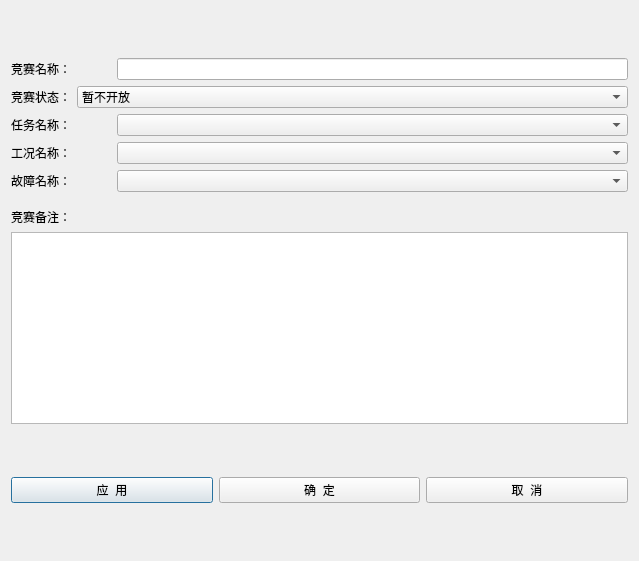
<?xml version="1.0" encoding="UTF-8"?>
<ui version="4.0">
 <class>CContestAddTable</class>
 <widget class="QDialog" name="CContestAddTable">
  <property name="geometry">
   <rect>
    <x>0</x>
    <y>0</y>
    <width>638</width>
    <height>561</height>
   </rect>
  </property>
  <property name="sizePolicy">
   <sizepolicy hsizetype="Preferred" vsizetype="Fixed">
    <horstretch>0</horstretch>
    <verstretch>0</verstretch>
   </sizepolicy>
  </property>
  <property name="windowTitle">
   <string>添加竞赛</string>
  </property>
  <property name="styleSheet">
   <string notr="true">font: 14pt &quot;宋体&quot;;</string>
  </property>
  <layout class="QGridLayout" name="gridLayout">
   <item row="0" column="0" colspan="2">
    <spacer name="verticalSpacer">
     <property name="orientation">
      <enum>Qt::Vertical</enum>
     </property>
     <property name="sizeHint" stdset="0">
      <size>
       <width>617</width>
       <height>25</height>
      </size>
     </property>
    </spacer>
   </item>
   <item row="1" column="0" colspan="2">
    <layout class="QVBoxLayout" name="verticalLayout">
     <item>
      <layout class="QHBoxLayout" name="horizontalLayout">
       <item>
        <widget class="QLabel" name="label">
         <property name="minimumSize">
          <size>
           <width>100</width>
           <height>0</height>
          </size>
         </property>
         <property name="maximumSize">
          <size>
           <width>100</width>
           <height>16777215</height>
          </size>
         </property>
         <property name="styleSheet">
          <string notr="true">font: 14pt &quot;宋体&quot;;</string>
         </property>
         <property name="text">
          <string>竞赛名称：</string>
         </property>
        </widget>
       </item>
       <item>
        <widget class="QLineEdit" name="editName">
         <property name="sizePolicy">
          <sizepolicy hsizetype="Preferred" vsizetype="Fixed">
           <horstretch>0</horstretch>
           <verstretch>0</verstretch>
          </sizepolicy>
         </property>
         <property name="minimumSize">
          <size>
           <width>400</width>
           <height>0</height>
          </size>
         </property>
         <property name="maximumSize">
          <size>
           <width>600</width>
           <height>16777215</height>
          </size>
         </property>
        </widget>
       </item>
      </layout>
     </item>
     <item>
      <layout class="QFormLayout" name="formLayout">
       <item row="0" column="0">
        <widget class="QLabel" name="label_3">
         <property name="text">
          <string>竞赛状态：</string>
         </property>
        </widget>
       </item>
       <item row="0" column="1">
        <widget class="QComboBox" name="comboBox_Open">
         <property name="minimumSize">
          <size>
           <width>400</width>
           <height>0</height>
          </size>
         </property>
         <item>
          <property name="text">
           <string>暂不开放</string>
          </property>
         </item>
         <item>
          <property name="text">
           <string>对外开放</string>
          </property>
         </item>
        </widget>
       </item>
      </layout>
     </item>
     <item>
      <layout class="QHBoxLayout" name="horizontalLayout_2">
       <item>
        <widget class="QLabel" name="label_2">
         <property name="minimumSize">
          <size>
           <width>0</width>
           <height>0</height>
          </size>
         </property>
         <property name="maximumSize">
          <size>
           <width>100</width>
           <height>16777215</height>
          </size>
         </property>
         <property name="styleSheet">
          <string notr="true">font: 14pt &quot;宋体&quot;;</string>
         </property>
         <property name="text">
          <string>任务名称：</string>
         </property>
        </widget>
       </item>
       <item>
        <widget class="QComboBox" name="editTaskName">
         <property name="sizePolicy">
          <sizepolicy hsizetype="Preferred" vsizetype="Fixed">
           <horstretch>0</horstretch>
           <verstretch>0</verstretch>
          </sizepolicy>
         </property>
         <property name="minimumSize">
          <size>
           <width>400</width>
           <height>0</height>
          </size>
         </property>
         <property name="maximumSize">
          <size>
           <width>600</width>
           <height>16777215</height>
          </size>
         </property>
         <property name="toolTip">
          <string>可选任务均为考试专用题，可学习的任务不可添加至竞赛中</string>
         </property>
        </widget>
       </item>
      </layout>
     </item>
     <item>
      <layout class="QHBoxLayout" name="horizontalLayout_3">
       <item>
        <widget class="QLabel" name="label_4">
         <property name="maximumSize">
          <size>
           <width>100</width>
           <height>16777215</height>
          </size>
         </property>
         <property name="styleSheet">
          <string notr="true">font: 14pt &quot;宋体&quot;;</string>
         </property>
         <property name="text">
          <string>工况名称：</string>
         </property>
        </widget>
       </item>
       <item>
        <widget class="QComboBox" name="editScene">
         <property name="sizePolicy">
          <sizepolicy hsizetype="Preferred" vsizetype="Fixed">
           <horstretch>0</horstretch>
           <verstretch>0</verstretch>
          </sizepolicy>
         </property>
         <property name="minimumSize">
          <size>
           <width>400</width>
           <height>0</height>
          </size>
         </property>
         <property name="maximumSize">
          <size>
           <width>600</width>
           <height>16777215</height>
          </size>
         </property>
        </widget>
       </item>
      </layout>
     </item>
     <item>
      <layout class="QHBoxLayout" name="horizontalLayout_4">
       <item>
        <widget class="QLabel" name="label_8">
         <property name="maximumSize">
          <size>
           <width>100</width>
           <height>16777215</height>
          </size>
         </property>
         <property name="styleSheet">
          <string notr="true">font: 14pt &quot;宋体&quot;;</string>
         </property>
         <property name="text">
          <string>故障名称：</string>
         </property>
        </widget>
       </item>
       <item>
        <widget class="QComboBox" name="editFault">
         <property name="minimumSize">
          <size>
           <width>400</width>
           <height>0</height>
          </size>
         </property>
         <property name="maximumSize">
          <size>
           <width>600</width>
           <height>16777215</height>
          </size>
         </property>
        </widget>
       </item>
      </layout>
     </item>
     <item>
      <spacer name="verticalSpacer_4">
       <property name="orientation">
        <enum>Qt::Vertical</enum>
       </property>
       <property name="sizeHint" stdset="0">
        <size>
         <width>20</width>
         <height>10</height>
        </size>
       </property>
      </spacer>
     </item>
     <item>
      <widget class="QLabel" name="label_7">
       <property name="sizePolicy">
        <sizepolicy hsizetype="Preferred" vsizetype="Preferred">
         <horstretch>0</horstretch>
         <verstretch>0</verstretch>
        </sizepolicy>
       </property>
       <property name="styleSheet">
        <string notr="true">font: 14pt &quot;宋体&quot;;</string>
       </property>
       <property name="text">
        <string>竞赛备注：</string>
       </property>
      </widget>
     </item>
     <item>
      <widget class="QTextEdit" name="editRemark">
       <property name="sizePolicy">
        <sizepolicy hsizetype="Preferred" vsizetype="Expanding">
         <horstretch>0</horstretch>
         <verstretch>0</verstretch>
        </sizepolicy>
       </property>
       <property name="maximumSize">
        <size>
         <width>16777215</width>
         <height>16777215</height>
        </size>
       </property>
       <property name="styleSheet">
        <string notr="true">font: 14pt &quot;宋体&quot;;</string>
       </property>
      </widget>
     </item>
    </layout>
   </item>
   <item row="2" column="0" colspan="2">
    <spacer name="verticalSpacer_3">
     <property name="orientation">
      <enum>Qt::Vertical</enum>
     </property>
     <property name="sizeHint" stdset="0">
      <size>
       <width>617</width>
       <height>13</height>
      </size>
     </property>
    </spacer>
   </item>
   <item row="3" column="0" colspan="2">
    <layout class="QHBoxLayout" name="horizontalLayout_11">
     <item>
      <widget class="QPushButton" name="buttonApply">
       <property name="toolTip">
        <string>请先保存基本信息</string>
       </property>
       <property name="statusTip">
        <string/>
       </property>
       <property name="whatsThis">
        <string/>
       </property>
       <property name="styleSheet">
        <string notr="true">font: 12pt &quot;宋体&quot;;</string>
       </property>
       <property name="text">
        <string>应  用</string>
       </property>
      </widget>
     </item>
     <item>
      <widget class="QPushButton" name="buttonEnter">
       <property name="toolTip">
        <string>请先保存基本信息</string>
       </property>
       <property name="statusTip">
        <string/>
       </property>
       <property name="whatsThis">
        <string/>
       </property>
       <property name="styleSheet">
        <string notr="true">font: 12pt &quot;宋体&quot;;</string>
       </property>
       <property name="text">
        <string>确  定</string>
       </property>
      </widget>
     </item>
     <item>
      <widget class="QPushButton" name="buttonExit">
       <property name="styleSheet">
        <string notr="true">font: 12pt &quot;宋体&quot;;</string>
       </property>
       <property name="text">
        <string>取  消</string>
       </property>
      </widget>
     </item>
    </layout>
   </item>
   <item row="4" column="0" colspan="2">
    <spacer name="verticalSpacer_2">
     <property name="orientation">
      <enum>Qt::Vertical</enum>
     </property>
     <property name="sizeHint" stdset="0">
      <size>
       <width>20</width>
       <height>25</height>
      </size>
     </property>
    </spacer>
   </item>
  </layout>
 </widget>
 <tabstops>
  <tabstop>editTaskName</tabstop>
  <tabstop>editRemark</tabstop>
  <tabstop>buttonExit</tabstop>
 </tabstops>
 <resources/>
 <connections>
  <connection>
   <sender>buttonExit</sender>
   <signal>clicked()</signal>
   <receiver>CContestAddTable</receiver>
   <slot>reject()</slot>
   <hints>
    <hint type="sourcelabel">
     <x>380</x>
     <y>560</y>
    </hint>
    <hint type="destinationlabel">
     <x>179</x>
     <y>239</y>
    </hint>
   </hints>
  </connection>
 </connections>
</ui>
